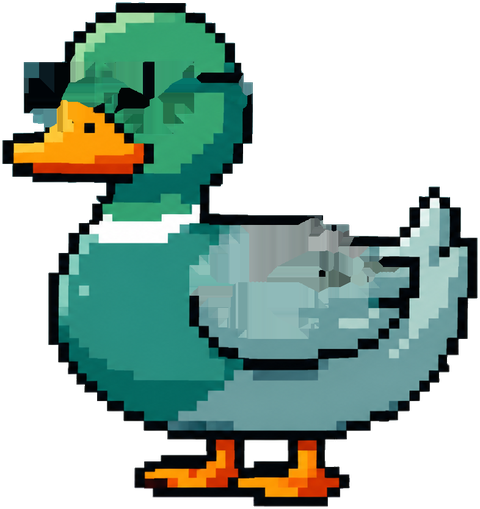
#> input picture assets/duck-base.png, 480 x 509 px
$ python gen_og_card.py
#> lines starting #> are read from the running program, lines starting #| are printed output that depends on the picture; after the words box and inside, x2 and y2 are one past the last pixel; in counts of white or black regions, pixels touching at a corner belong together
#!/usr/bin/env python3
"""Render the 1200x630 Open Graph card served as assets/og-card.png.

Every page on yeaboi.ai points ``og:image`` and ``twitter:image`` at this file,
so it is what a link to the site looks like in Slack, LinkedIn, X, iMessage and
Google Discover.

It exists because the obvious candidate does not work. ``banner.jpg`` is
already deployed, but it renders the words **"Scrum AI"** — the superseded
product name — in neon, and it is 1200x400, outside the 1.91:1 band social
cards crop to. Shipping it would put the wrong brand on every share.

**Not a build step.** Pillow ships only in the ``art`` extra, so a normal
``uv sync`` cannot run this — exactly the situation
``scripts/gen_duck_sprites.py`` is in, and it is deliberately absent from CI for
the same reason. The output is committed and guarded instead by
``tests/test_site_seo.py``, which asserts the file exists, is 1200x630 and
is referenced by every page. A matplotlib upgrade could ship a different DejaVu
build and re-rendering would differ by a byte, so a ``--check`` in CI would fail
unrelated PRs.

Fonts come out of matplotlib's bundled DejaVu rather than the site's webfonts
(Geist / JetBrains Mono): matplotlib is the only reason Pillow is here at all,
so its fonts are guaranteed present, and nothing has to be committed.

Usage::

    uv run --extra art python scripts/gen_og_card.py
"""

from __future__ import annotations

import json
import logging
import sys
from pathlib import Path

ROOT = Path(__file__).resolve().parent.parent
ASSETS = ROOT / "assets"
OUT = ASSETS / "og-card.png"

W, H = 1200, 630

# Straight from the site's own tokens in assets/site.css, so the card and
# the page a click lands on are visibly the same product.
BG = (11, 12, 14)  # --bg        #0b0c0e
TEXT = (228, 230, 232)  # --text      #e4e6e8
MUTED = (154, 160, 168)  # --text-muted #9aa0a8
DIM = (98, 103, 111)  # --text-dim  #62676f
ACCENT = (140, 170, 255)  # --accent-bright #8caaff

logger = logging.getLogger(__name__)


def _font(name: str, size: int):
    import matplotlib
    from PIL import ImageFont

    path = Path(matplotlib.get_data_path()) / "fonts" / "ttf" / name
    return ImageFont.truetype(str(path), size)


def _glow(size: tuple[int, int], colour: tuple[int, int, int], strength: int):
    """A soft radial accent behind the mascot.

    Drawn at full size and Gaussian-blurred rather than drawn small and
    upscaled: LANCZOS on a hard-edged ellipse keeps the edge, which renders as
    a visible angular polygon instead of a glow. The blur radius has to be a
    large fraction of the ellipse for the falloff to reach the frame edges,
    otherwise the mask boundary itself becomes the artifact.
    """
#> called with size = (900, 900), colour = (140, 170, 255), strength = 26
    from PIL import Image, ImageDraw, ImageFilter

    w, h = size
    mask = Image.new("L", size, 0)
#> mask: PIL image 900x900 L; every value is 0
    inset = w // 5
    ImageDraw.Draw(mask).ellipse((inset, inset, w - inset, h - inset), fill=strength)
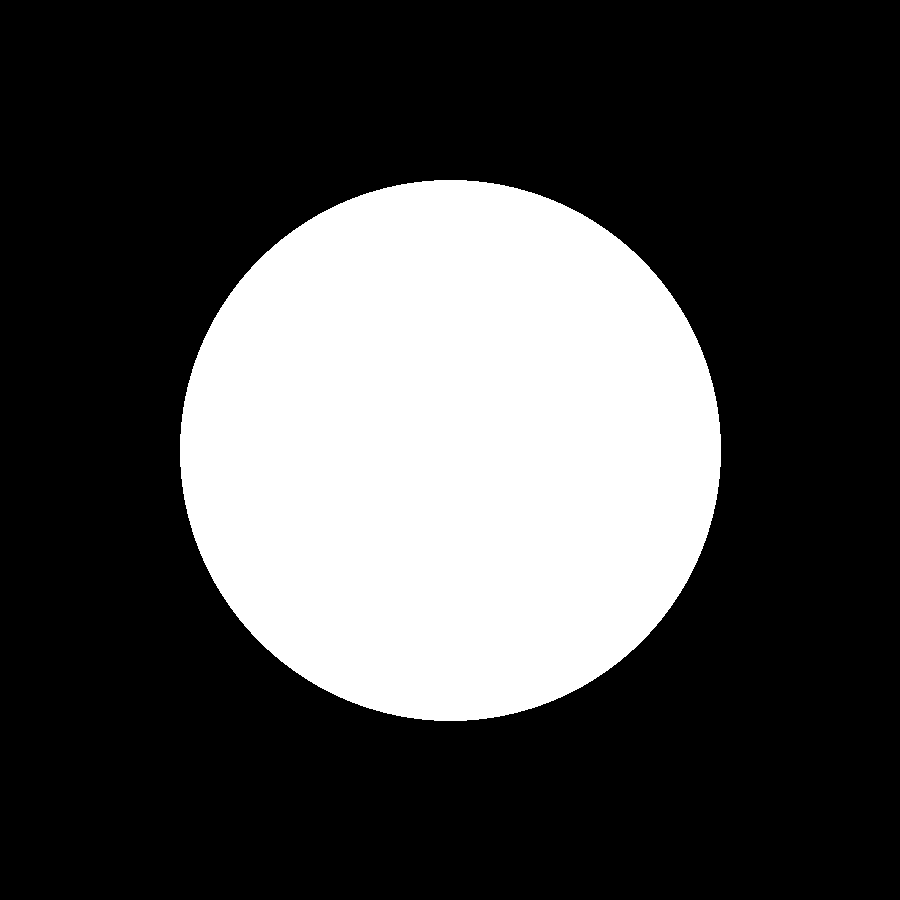
#> mask: PIL image 900x900 L; values 0 (black) and 26 (white), 28.4% white; 1 white region, box (x1, y1, x2, y2) and area: (180, 180, 721, 721) 229789
    mask = mask.filter(ImageFilter.GaussianBlur(radius=w // 6))
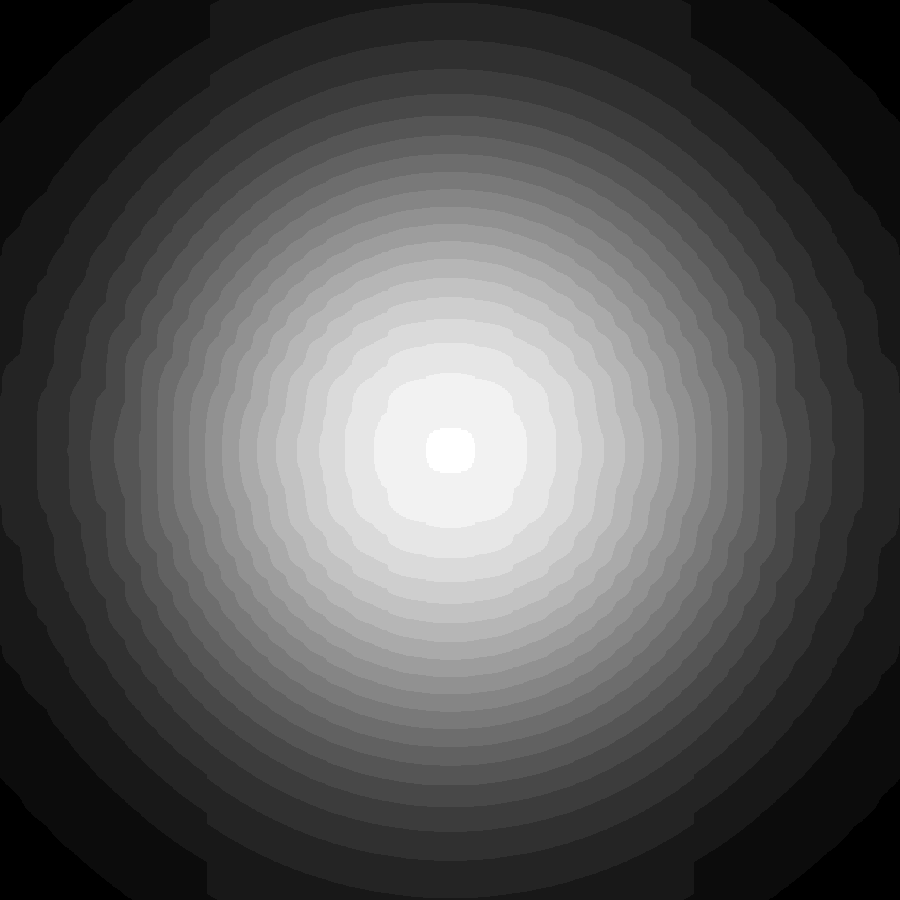
#> mask: PIL image 900x900 L; min 0, max 21, mean 7.1; drawn with min black and max white
    return Image.new("RGB", size, colour), mask


def _duck(height: int):
    """Composite the three mascot layers at one identical scale.

    All three sprites are 480x509 and are drawn stacked, so they must be
    resized with the same box and the same filter — a half-pixel difference in
    scale puts the sunglasses on the duck's forehead. Same rule as
    gen_duck_sprites.py.
    """
    from PIL import Image

    layers = [Image.open(ASSETS / f"duck-{n}.png").convert("RGBA") for n in ("base", "wing", "glasses")]
    w0, h0 = layers[0].size
    size = (round(w0 * height / h0), height)
    out = Image.new("RGBA", size, (0, 0, 0, 0))
    for layer in layers:
        out.alpha_composite(layer.resize(size, Image.LANCZOS))
    return out


def _floor() -> str:
    """The supported Python floor, derived rather than restated.

    Nothing guards the rendered PNG, so a hardcoded version here goes stale
    silently and search engines quote it for as long as it takes someone to
    notice. This is the *package's* floor, not this repo's — reading a
    `pyproject.toml` next to this script would read the site's own runner
    requirement, which is a different number that happens to look right.
    """
    contract = json.loads((ROOT / "contracts" / "site.json").read_text(encoding="utf-8"))
    return contract["requires_python"].lstrip(">=").split(",")[0].strip()


def build():
    from PIL import Image, ImageDraw

    card = Image.new("RGB", (W, H), BG)

    # Accent bloom behind the mascot, low and to the right.
    layer, mask = _glow((900, 900), ACCENT, 26)
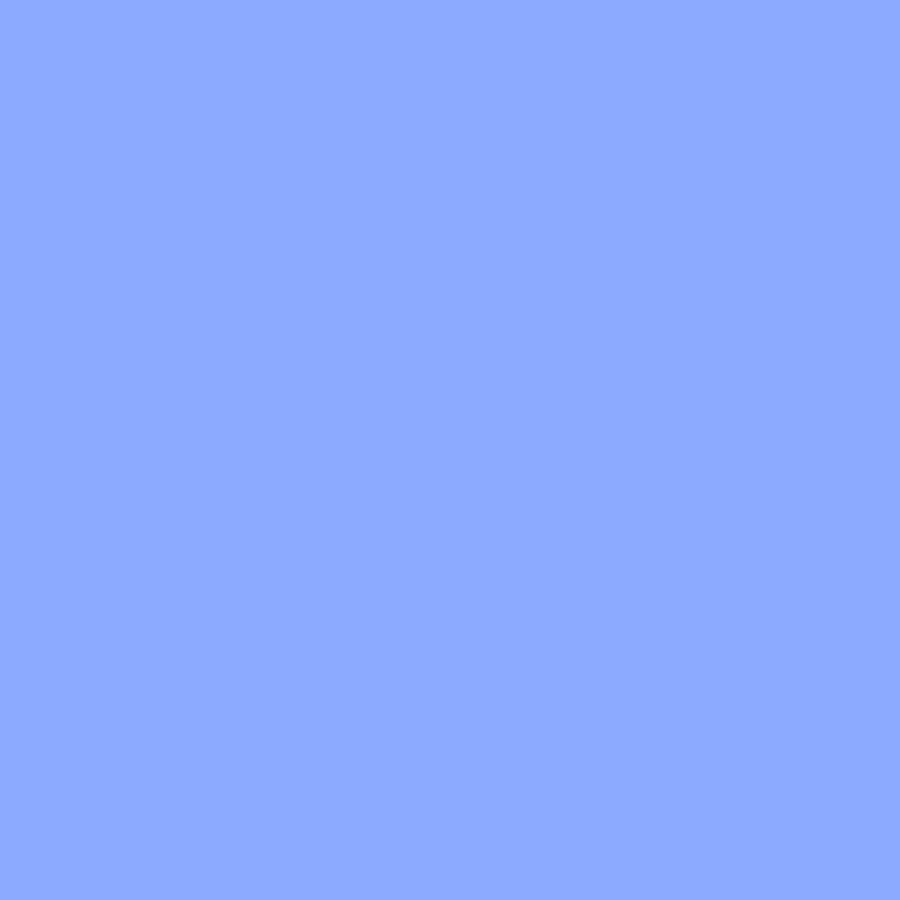
#> layer: PIL image 900x900 RGB; mean R, G, B 140, 170, 255
    card.paste(layer, (W - 620, H - 560), mask)
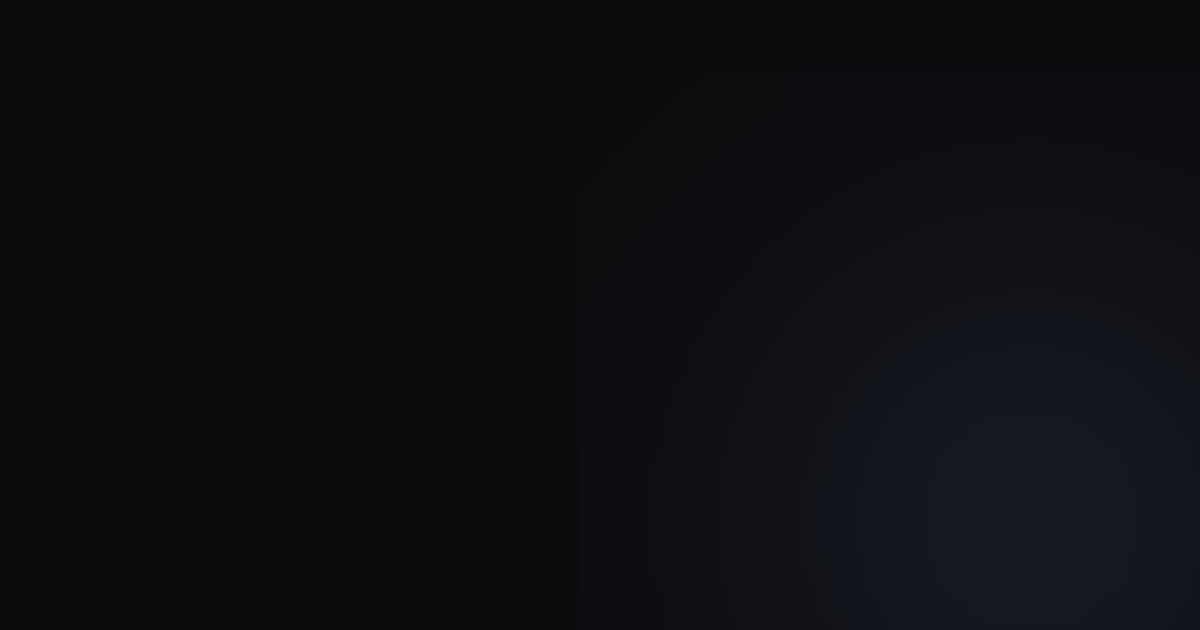
#> card: PIL image 1200x630 RGB; mean R, G, B 13.2, 14.6, 18

    duck = _duck(360)
    card.paste(duck, (W - duck.width - 96, (H - duck.height) // 2 + 10), duck)

    draw = ImageDraw.Draw(card)
    x = 84

    draw.text((x, 150), "yeaboi", font=_font("DejaVuSans-Bold.ttf", 104), fill=TEXT)
    draw.text((x, 276), "best friend to engineers", font=_font("DejaVuSans.ttf", 44), fill=MUTED)
    draw.text((x, 330), "and agents", font=_font("DejaVuSans.ttf", 44), fill=MUTED)

    # The install command: the single most useful string on the card, and the
    # one that is currently wrong everywhere search engines quote it from.
    mono = _font("DejaVuSansMono-Bold.ttf", 26)
    cmd = "uv tool install yeaboi"
    pad = 18
    tw = draw.textlength(cmd, font=mono)
    box = (x, 430, x + tw + pad * 2, 430 + 26 + pad * 2)
    draw.rounded_rectangle(box, radius=10, fill=(19, 21, 25), outline=(38, 41, 47))
    draw.text((x + pad, 430 + pad - 2), cmd, font=mono, fill=ACCENT)

    small = _font("DejaVuSans.ttf", 22)
    draw.text((x, 528), "terminal app · mac app · mcp server", font=small, fill=DIM)
    draw.text((x, 562), f"MIT · Python {_floor()}+ · yeaboi.ai", font=small, fill=DIM)
    return card


def main() -> int:
    logging.basicConfig(level=logging.INFO, format="%(message)s")
    card = build()
    OUT.parent.mkdir(parents=True, exist_ok=True)
    card.save(OUT, "PNG", optimize=True, compress_level=9)
    kb = OUT.stat().st_size / 1024
    logger.info("✓ wrote %s (%dx%d, %.0f KB)", OUT.relative_to(ROOT), card.width, card.height, kb)
    if kb > 300:
        logger.warning("card is over 300 KB — some scrapers skip large images")
    return 0


if __name__ == "__main__":
#> (the run stopped early here; a loop or call above may not have finished)
